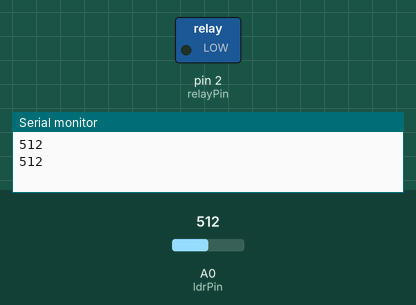
Simulated run of this sketch. Board: Arduino Uno, built with avr-gcc and run on an emulated ATmega328P. Parts: switched loads named in the sketch (green lamp = pin HIGH), the last lines printed to the serial monitor. The inputs (shaded band) are chosen by the test bench; at power-on: A0 (ldrPin) = 512.

Above: at 1.8 s.
1.9 s: A0 (ldrPin) set to 483
At 2.7 s:
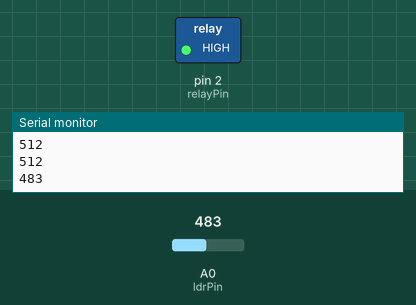
3.5 s: A0 (ldrPin) set to 510
At 5.2 s:
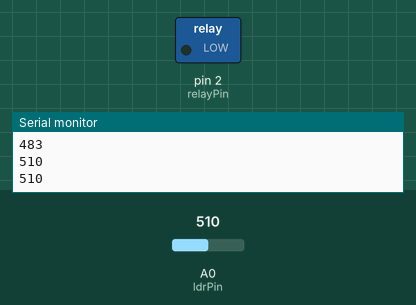
5.5 s: A0 (ldrPin) set to 490
At 7.0 s:
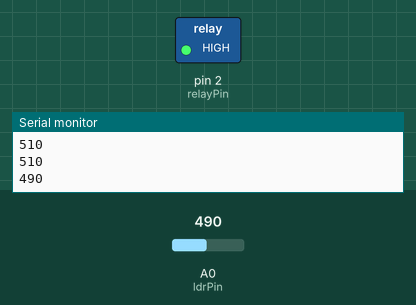
Timing chart, 0 to 8.5 s (numbered marks = the images above; inputs shaded):
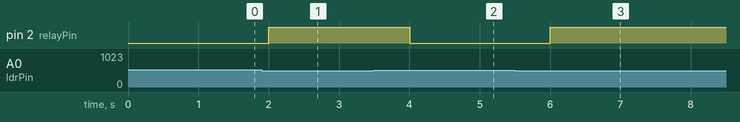

Measured:
- the behaviour switches between 500 and 499 on A0 (ldrPin) (found by bisection; images 0 and 1)
- after the input at 1.9 s, pin 2 (relayPin): LOW → HIGH after 0.10 s
- after the input at 3.5 s, pin 2 (relayPin): HIGH → LOW after 0.50 s
- after the input at 5.5 s, pin 2 (relayPin): LOW → HIGH after 0.50 s

The sketch:

Controle_de_Lumin_ria_de_Rua.ino
```cpp
const int ldrPin = A0;
const int relayPin = 2;
int ldrValue = 0;

void setup() {
  pinMode(relayPin, OUTPUT);
  Serial.begin(9600);
}

void loop() {
  ldrValue = analogRead(ldrPin);
  Serial.println(ldrValue);


  if (ldrValue < 500) {
    digitalWrite(relayPin, HIGH);
  } else {
    digitalWrite(relayPin, LOW);
  }
  delay(1000);
}
```
